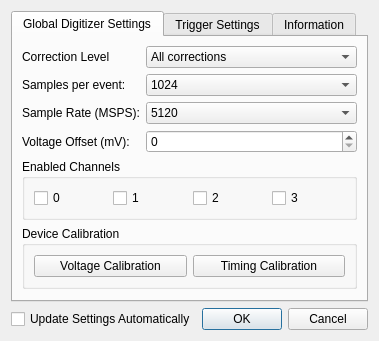
<?xml version="1.0" encoding="UTF-8"?>
<ui version="4.0">
 <author>Angus C</author>
 <class>DialogAcquisitionConfig</class>
 <widget class="QDialog" name="DialogAcquisitionConfig">
  <property name="geometry">
   <rect>
    <x>0</x>
    <y>0</y>
    <width>355</width>
    <height>312</height>
   </rect>
  </property>
  <property name="windowTitle">
   <string>Digitizer Configuration</string>
  </property>
  <layout class="QVBoxLayout" name="verticalLayout">
   <item>
    <widget class="QTabWidget" name="tabWidget">
     <property name="currentIndex">
      <number>0</number>
     </property>
     <widget class="QWidget" name="tabGlobalDigitizerSettings">
      <attribute name="title">
       <string>Global Digitizer Settings</string>
      </attribute>
      <layout class="QFormLayout" name="formLayout">
       <item row="0" column="0">
        <widget class="QLabel" name="labelCorrectionLevel">
         <property name="text">
          <string>Correction Level</string>
         </property>
        </widget>
       </item>
       <item row="0" column="1">
        <widget class="QComboBox" name="comboBoxCorrectionLevel">
         <property name="toolTip">
          <string>Sets correction level to be applied to raw event data.</string>
         </property>
         <property name="statusTip">
          <string>Sets correction level to be applied to raw event data.</string>
         </property>
         <property name="whatsThis">
          <string>Sets correction level to be applied to raw event data.</string>
         </property>
         <property name="currentIndex">
          <number>3</number>
         </property>
         <property name="maxVisibleItems">
          <number>4</number>
         </property>
         <property name="maxCount">
          <number>4</number>
         </property>
         <item>
          <property name="text">
           <string>None</string>
          </property>
         </item>
         <item>
          <property name="text">
           <string>Voltage only</string>
          </property>
         </item>
         <item>
          <property name="text">
           <string>Timing only</string>
          </property>
         </item>
         <item>
          <property name="text">
           <string>All corrections</string>
          </property>
         </item>
        </widget>
       </item>
       <item row="1" column="0">
        <widget class="QLabel" name="labelNumSamples">
         <property name="text">
          <string>Samples per event:</string>
         </property>
        </widget>
       </item>
       <item row="1" column="1">
        <widget class="QComboBox" name="comboBoxSamplesPerEvent">
         <property name="toolTip">
          <string>The number of samples to store in each event.</string>
         </property>
         <property name="statusTip">
          <string>The number of samples to store in each event.</string>
         </property>
         <property name="whatsThis">
          <string>The number of samples to store in each event.</string>
         </property>
         <property name="currentIndex">
          <number>0</number>
         </property>
         <item>
          <property name="text">
           <string>1024</string>
          </property>
         </item>
        </widget>
       </item>
       <item row="2" column="0">
        <widget class="QLabel" name="labelSampleRate">
         <property name="text">
          <string>Sample Rate (MSPS):</string>
         </property>
        </widget>
       </item>
       <item row="2" column="1">
        <widget class="QComboBox" name="comboBoxSampleRate">
         <property name="currentIndex">
          <number>0</number>
         </property>
         <item>
          <property name="text">
           <string>5120</string>
          </property>
         </item>
         <item>
          <property name="text">
           <string>4096</string>
          </property>
         </item>
         <item>
          <property name="text">
           <string>3072</string>
          </property>
         </item>
         <item>
          <property name="text">
           <string>2560</string>
          </property>
         </item>
         <item>
          <property name="text">
           <string>2048</string>
          </property>
         </item>
         <item>
          <property name="text">
           <string>1536</string>
          </property>
         </item>
         <item>
          <property name="text">
           <string>1024</string>
          </property>
         </item>
         <item>
          <property name="text">
           <string>768</string>
          </property>
         </item>
         <item>
          <property name="text">
           <string>698</string>
          </property>
         </item>
        </widget>
       </item>
       <item row="3" column="0">
        <widget class="QLabel" name="labelVoltageOffset_2">
         <property name="text">
          <string>Voltage Offset (mV):</string>
         </property>
        </widget>
       </item>
       <item row="3" column="1">
        <widget class="QSpinBox" name="spinBoxVoltageOffset">
         <property name="toolTip">
          <string>&lt;html&gt;&lt;head/&gt;&lt;body&gt;&lt;p&gt;Delay (as a percentage of the acquisition window) to insert after the trigger is fired before freezing ADC buffer.&lt;/p&gt;&lt;p&gt;This can be used to move a pulse forward or backward in the signal.&lt;/p&gt;&lt;/body&gt;&lt;/html&gt;</string>
         </property>
         <property name="statusTip">
          <string>&lt;html&gt;&lt;head/&gt;&lt;body&gt;&lt;p&gt;Delay (as a percentage of the acquisition window) to insert after the trigger is fired before freezing ADC buffer.&lt;/p&gt;&lt;p&gt;This can be used to move a pulse forward or backward in the signal.&lt;/p&gt;&lt;/body&gt;&lt;/html&gt;</string>
         </property>
         <property name="whatsThis">
          <string>&lt;html&gt;&lt;head/&gt;&lt;body&gt;&lt;p&gt;Delay (as a percentage of the acquisition window) to insert after the trigger is fired before freezing ADC buffer.&lt;/p&gt;&lt;p&gt;This can be used to move a pulse forward or backward in the signal.&lt;/p&gt;&lt;/body&gt;&lt;/html&gt;</string>
         </property>
         <property name="minimum">
          <number>0</number>
         </property>
         <property name="maximum">
          <number>500</number>
         </property>
         <property name="singleStep">
          <number>10</number>
         </property>
         <property name="value">
          <number>0</number>
         </property>
        </widget>
       </item>
       <item row="4" column="0" colspan="2">
        <widget class="QGroupBox" name="groupBoxIndividualChannels">
         <property name="title">
          <string>Enabled Channels</string>
         </property>
         <layout class="QGridLayout" name="gridLayout_7">
          <item row="0" column="1">
           <widget class="QCheckBox" name="checkBoxCh1Enabled">
            <property name="enabled">
             <bool>true</bool>
            </property>
            <property name="text">
             <string>1</string>
            </property>
           </widget>
          </item>
          <item row="0" column="2">
           <widget class="QCheckBox" name="checkBoxCh2Enabled">
            <property name="enabled">
             <bool>true</bool>
            </property>
            <property name="text">
             <string>2</string>
            </property>
           </widget>
          </item>
          <item row="0" column="3">
           <widget class="QCheckBox" name="checkBoxCh3Enabled">
            <property name="enabled">
             <bool>true</bool>
            </property>
            <property name="text">
             <string>3</string>
            </property>
           </widget>
          </item>
          <item row="0" column="0">
           <widget class="QCheckBox" name="checkBoxCh0Enabled">
            <property name="enabled">
             <bool>true</bool>
            </property>
            <property name="text">
             <string>0</string>
            </property>
           </widget>
          </item>
         </layout>
        </widget>
       </item>
       <item row="5" column="0" colspan="2">
        <widget class="QGroupBox" name="groupBoxCalibration">
         <property name="title">
          <string>Device Calibration</string>
         </property>
         <layout class="QHBoxLayout" name="horizontalLayout_2">
          <item>
           <widget class="QPushButton" name="pushButtonVoltageCalibration">
            <property name="text">
             <string>Voltage Calibration</string>
            </property>
           </widget>
          </item>
          <item>
           <widget class="QPushButton" name="pushButton_2">
            <property name="text">
             <string>Timing Calibration</string>
            </property>
           </widget>
          </item>
         </layout>
        </widget>
       </item>
      </layout>
     </widget>
     <widget class="QWidget" name="tabGlobalTriggerSettings">
      <attribute name="title">
       <string>Trigger Settings</string>
      </attribute>
      <layout class="QFormLayout" name="formLayout_2">
       <item row="0" column="0">
        <widget class="QLabel" name="labelExternalTrigger">
         <property name="text">
          <string>External trigger:</string>
         </property>
        </widget>
       </item>
       <item row="0" column="1">
        <widget class="QComboBox" name="comboBoxExternalTrigger">
         <property name="toolTip">
          <string>&lt;html&gt;&lt;head/&gt;&lt;body&gt;&lt;p&gt;When enabled, the fast trigger is used for the data acquisition.&lt;/p&gt;&lt;p&gt;TR0 is used for channels 0-15, while TR1 is used for channels 16-31.&lt;/p&gt;&lt;/body&gt;&lt;/html&gt;</string>
         </property>
         <property name="statusTip">
          <string>&lt;html&gt;&lt;head/&gt;&lt;body&gt;&lt;p&gt;When enabled, the fast trigger is used for the data acquisition.&lt;/p&gt;&lt;p&gt;TR0 is used for channels 0-15, while TR1 is used for channels 16-31.&lt;/p&gt;&lt;/body&gt;&lt;/html&gt;</string>
         </property>
         <property name="whatsThis">
          <string>&lt;html&gt;&lt;head/&gt;&lt;body&gt;&lt;p&gt;When enabled, the fast trigger is used for the data acquisition.&lt;/p&gt;&lt;p&gt;TR0 is used for channels 0-15, while TR1 is used for channels 16-31.&lt;/p&gt;&lt;/body&gt;&lt;/html&gt;</string>
         </property>
         <item>
          <property name="text">
           <string>Disabled</string>
          </property>
         </item>
         <item>
          <property name="text">
           <string>Enabled</string>
          </property>
         </item>
        </widget>
       </item>
       <item row="2" column="0">
        <widget class="QLabel" name="labelSelfTrigger">
         <property name="text">
          <string>Self-triggering</string>
         </property>
        </widget>
       </item>
       <item row="2" column="1">
        <widget class="QComboBox" name="comboBoxSelfTriggering">
         <property name="currentIndex">
          <number>1</number>
         </property>
         <item>
          <property name="text">
           <string>Disabled</string>
          </property>
         </item>
         <item>
          <property name="text">
           <string>Enabled</string>
          </property>
         </item>
        </widget>
       </item>
       <item row="4" column="0">
        <widget class="QLabel" name="labelTriggerEdge">
         <property name="text">
          <string>Trigger edge:</string>
         </property>
        </widget>
       </item>
       <item row="4" column="1">
        <widget class="QComboBox" name="comboBoxTriggerEdge">
         <property name="toolTip">
          <string>Selects whether to trigger on the falling or rising edge of a signal.</string>
         </property>
         <property name="statusTip">
          <string>Selects whether to trigger on the falling or rising edge of a signal.</string>
         </property>
         <property name="whatsThis">
          <string>Selects whether to trigger on the falling or rising edge of a signal.</string>
         </property>
         <item>
          <property name="text">
           <string>Rising</string>
          </property>
         </item>
         <item>
          <property name="text">
           <string>Falling</string>
          </property>
         </item>
        </widget>
       </item>
       <item row="5" column="0">
        <widget class="QLabel" name="labelTriggerDelay">
         <property name="text">
          <string>Post-trigger delay (%):</string>
         </property>
        </widget>
       </item>
       <item row="5" column="1">
        <widget class="QSpinBox" name="spinBoxTriggerDelay">
         <property name="toolTip">
          <string>&lt;html&gt;&lt;head/&gt;&lt;body&gt;&lt;p&gt;Delay (as a percentage of the acquisition window) to insert after the trigger is fired before freezing ADC buffer.&lt;/p&gt;&lt;p&gt;This can be used to move a pulse forward or backward in the signal.&lt;/p&gt;&lt;/body&gt;&lt;/html&gt;</string>
         </property>
         <property name="statusTip">
          <string>&lt;html&gt;&lt;head/&gt;&lt;body&gt;&lt;p&gt;Delay (as a percentage of the acquisition window) to insert after the trigger is fired before freezing ADC buffer.&lt;/p&gt;&lt;p&gt;This can be used to move a pulse forward or backward in the signal.&lt;/p&gt;&lt;/body&gt;&lt;/html&gt;</string>
         </property>
         <property name="whatsThis">
          <string>&lt;html&gt;&lt;head/&gt;&lt;body&gt;&lt;p&gt;Delay (as a percentage of the acquisition window) to insert after the trigger is fired before freezing ADC buffer.&lt;/p&gt;&lt;p&gt;This can be used to move a pulse forward or backward in the signal.&lt;/p&gt;&lt;/body&gt;&lt;/html&gt;</string>
         </property>
         <property name="maximum">
          <number>100</number>
         </property>
         <property name="singleStep">
          <number>10</number>
         </property>
         <property name="value">
          <number>50</number>
         </property>
        </widget>
       </item>
       <item row="6" column="0">
        <widget class="QLabel" name="labelVoltageOffset">
         <property name="text">
          <string>Trigger threshold (mV):</string>
         </property>
        </widget>
       </item>
       <item row="6" column="1">
        <widget class="QSpinBox" name="spinBoxTriggerThreshold">
         <property name="toolTip">
          <string>&lt;html&gt;&lt;head/&gt;&lt;body&gt;&lt;p&gt;Delay (as a percentage of the acquisition window) to insert after the trigger is fired before freezing ADC buffer.&lt;/p&gt;&lt;p&gt;This can be used to move a pulse forward or backward in the signal.&lt;/p&gt;&lt;/body&gt;&lt;/html&gt;</string>
         </property>
         <property name="statusTip">
          <string>&lt;html&gt;&lt;head/&gt;&lt;body&gt;&lt;p&gt;Delay (as a percentage of the acquisition window) to insert after the trigger is fired before freezing ADC buffer.&lt;/p&gt;&lt;p&gt;This can be used to move a pulse forward or backward in the signal.&lt;/p&gt;&lt;/body&gt;&lt;/html&gt;</string>
         </property>
         <property name="whatsThis">
          <string>&lt;html&gt;&lt;head/&gt;&lt;body&gt;&lt;p&gt;Delay (as a percentage of the acquisition window) to insert after the trigger is fired before freezing ADC buffer.&lt;/p&gt;&lt;p&gt;This can be used to move a pulse forward or backward in the signal.&lt;/p&gt;&lt;/body&gt;&lt;/html&gt;</string>
         </property>
         <property name="minimum">
          <number>-500</number>
         </property>
         <property name="maximum">
          <number>500</number>
         </property>
         <property name="singleStep">
          <number>10</number>
         </property>
         <property name="value">
          <number>100</number>
         </property>
        </widget>
       </item>
       <item row="7" column="0" colspan="2">
        <widget class="QGroupBox" name="groupBoxIndividualTriggers">
         <property name="title">
          <string>Enabled Triggers</string>
         </property>
         <layout class="QGridLayout" name="gridLayout_10">
          <item row="0" column="1">
           <widget class="QCheckBox" name="checkBoxCh1TriggerEnabled">
            <property name="enabled">
             <bool>true</bool>
            </property>
            <property name="text">
             <string>1</string>
            </property>
           </widget>
          </item>
          <item row="0" column="2">
           <widget class="QCheckBox" name="checkBoxCh2TriggerEnabled">
            <property name="enabled">
             <bool>true</bool>
            </property>
            <property name="text">
             <string>2</string>
            </property>
           </widget>
          </item>
          <item row="0" column="3">
           <widget class="QCheckBox" name="checkBoxCh3TriggerEnabled">
            <property name="enabled">
             <bool>true</bool>
            </property>
            <property name="text">
             <string>3</string>
            </property>
           </widget>
          </item>
          <item row="0" column="0">
           <widget class="QCheckBox" name="checkBoxCh0TriggerEnabled">
            <property name="enabled">
             <bool>true</bool>
            </property>
            <property name="text">
             <string>0</string>
            </property>
           </widget>
          </item>
         </layout>
        </widget>
       </item>
      </layout>
     </widget>
     <widget class="QWidget" name="tabInfo">
      <attribute name="title">
       <string>Information</string>
      </attribute>
      <layout class="QHBoxLayout" name="horizontalLayout_3">
       <item>
        <widget class="QTextBrowser" name="textBrowserInfo"/>
       </item>
      </layout>
     </widget>
    </widget>
   </item>
   <item>
    <layout class="QHBoxLayout" name="horizontalLayout">
     <item>
      <widget class="QCheckBox" name="checkBoxAutoApply">
       <property name="text">
        <string>Update Settings Automatically</string>
       </property>
      </widget>
     </item>
     <item>
      <spacer name="horizontalSpacer">
       <property name="orientation">
        <enum>Qt::Horizontal</enum>
       </property>
       <property name="sizeHint" stdset="0">
        <size>
         <width>451</width>
         <height>20</height>
        </size>
       </property>
      </spacer>
     </item>
     <item>
      <widget class="QDialogButtonBox" name="buttonBox">
       <property name="orientation">
        <enum>Qt::Horizontal</enum>
       </property>
       <property name="standardButtons">
        <set>QDialogButtonBox::Cancel|QDialogButtonBox::Ok</set>
       </property>
      </widget>
     </item>
    </layout>
   </item>
  </layout>
 </widget>
 <tabstops>
  <tabstop>tabWidget</tabstop>
  <tabstop>comboBoxCorrectionLevel</tabstop>
  <tabstop>comboBoxSamplesPerEvent</tabstop>
  <tabstop>comboBoxSampleRate</tabstop>
  <tabstop>spinBoxVoltageOffset</tabstop>
  <tabstop>checkBoxCh0Enabled</tabstop>
  <tabstop>checkBoxCh1Enabled</tabstop>
  <tabstop>checkBoxCh2Enabled</tabstop>
  <tabstop>checkBoxCh3Enabled</tabstop>
  <tabstop>pushButtonVoltageCalibration</tabstop>
  <tabstop>pushButton_2</tabstop>
  <tabstop>comboBoxExternalTrigger</tabstop>
  <tabstop>comboBoxSelfTriggering</tabstop>
  <tabstop>comboBoxTriggerEdge</tabstop>
  <tabstop>spinBoxTriggerDelay</tabstop>
  <tabstop>spinBoxTriggerThreshold</tabstop>
  <tabstop>checkBoxCh0TriggerEnabled</tabstop>
  <tabstop>checkBoxCh1TriggerEnabled</tabstop>
  <tabstop>checkBoxCh2TriggerEnabled</tabstop>
  <tabstop>checkBoxCh3TriggerEnabled</tabstop>
  <tabstop>textBrowserInfo</tabstop>
  <tabstop>checkBoxAutoApply</tabstop>
  <tabstop>buttonBox</tabstop>
 </tabstops>
 <resources/>
 <connections>
  <connection>
   <sender>buttonBox</sender>
   <signal>accepted()</signal>
   <receiver>DialogAcquisitionConfig</receiver>
   <slot>accept()</slot>
   <hints>
    <hint type="sourcelabel">
     <x>248</x>
     <y>254</y>
    </hint>
    <hint type="destinationlabel">
     <x>157</x>
     <y>274</y>
    </hint>
   </hints>
  </connection>
  <connection>
   <sender>buttonBox</sender>
   <signal>rejected()</signal>
   <receiver>DialogAcquisitionConfig</receiver>
   <slot>reject()</slot>
   <hints>
    <hint type="sourcelabel">
     <x>316</x>
     <y>260</y>
    </hint>
    <hint type="destinationlabel">
     <x>286</x>
     <y>274</y>
    </hint>
   </hints>
  </connection>
 </connections>
</ui>
